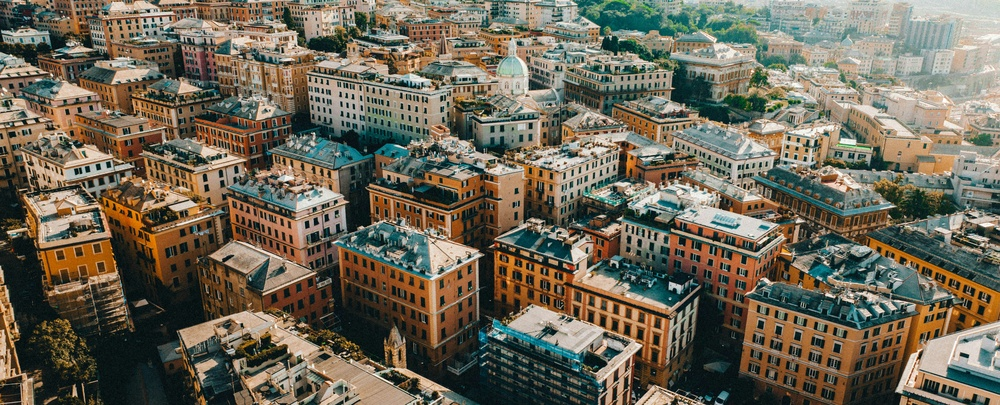
#> input picture Pablo/basicsPillow/imgs/old_builds.jpg, 1000 x 405 px, shrunk from 5272 x 2134 before the run, found by its file name
$ python blurFilter.py
#> lines starting #> are read from the running program, lines starting #| are printed output that depends on the picture
from PIL import Image, ImageFilter
import os
import numpy as np

print(os.getcwd())

#Ajustando diretório das imagens
BASE_DIR = os.path.dirname(__file__)
PATH = os.path.join(BASE_DIR, "..", 'imgs')

#função só pra poder juntar o caminho com arquivo
def in_file(file):
    return os.path.join(PATH, file)

image = Image.open(in_file('old_builds.jpg'))
#> image is the input picture: PIL image 1000x405 RGB; mean R, G, B 110.1, 103.6, 87.3
#image.show()

#ENTENDENDO FILTRO CONVOLUCIONAL
#conceito matemático
#é como um filtro com 2 características:

#1. é um filtro linear => cálculo do novo valor de um pixel a partir de uma combinação linear(somas e multiplicações)
#é como uma média ponderado dos pixels mais próximos

#2. Espacialmente invariante => se comporta nas regiões da imagem, da mesma maneira, não importanto o ponto da imagem

#filtro box => Os pesos da média ponderada são iguais(1/q)
#efeito de borramento
#é o espalhamento da quantidade de luz em um sensor(câmera)

#Imagem(MATRIZ) => filtro convolucional(KERNEL matriz) => Nova imagem com a média ponderada dos pixels vizinhos
#um filtro se comporta da mesma maneira em diferentes canais
#o deslocamento de centro são mais fáceis de manipular
#no caso de bordas, alguma métrica precisa ser implementada, utilizando geralmente padding ou utilizando os valores mais próximos

def show_vertical(image1, image2):
    joinedImage = Image.fromarray(np.vstack(np.array(image1), np.array(image2)))

#implementando utilizando pillow
#utilizar os métodos ImageFilter -> modo BoxBlur
#configurar o radius para configurar a "vizinhança" do pixel
def show_box_blur(image, r=10):
#> called with r = 10
    filtered = image.filter(ImageFilter.BoxBlur(r))
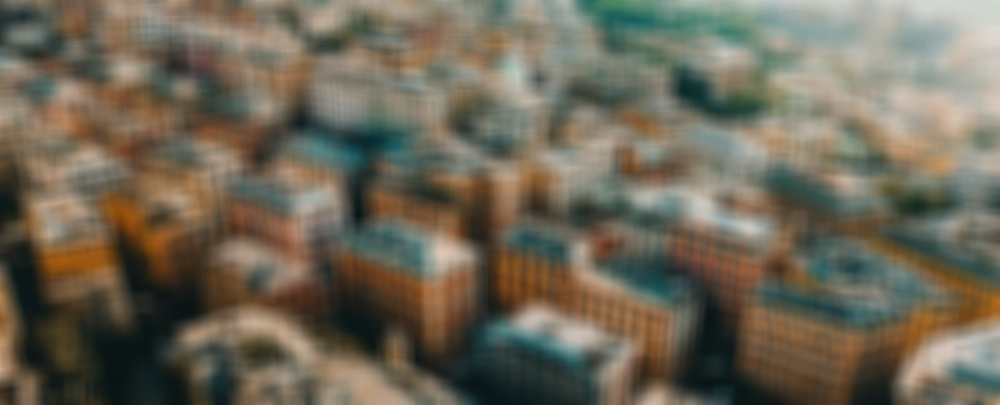
#> filtered: PIL image 1000x405 RGB; mean R, G, B 110.2, 103.6, 87.3

    return filtered

filteredImage = show_box_blur(image,10)
filteredImage.show()

#ATIVIDADE - FAZER FILTRO BOX NA MÃO MANIPULANDO MATRIZES

$ run again, with Pablo/basicsPillow/imgs/S_road.jpg copied over Pablo/basicsPillow/imgs/old_builds.jpg
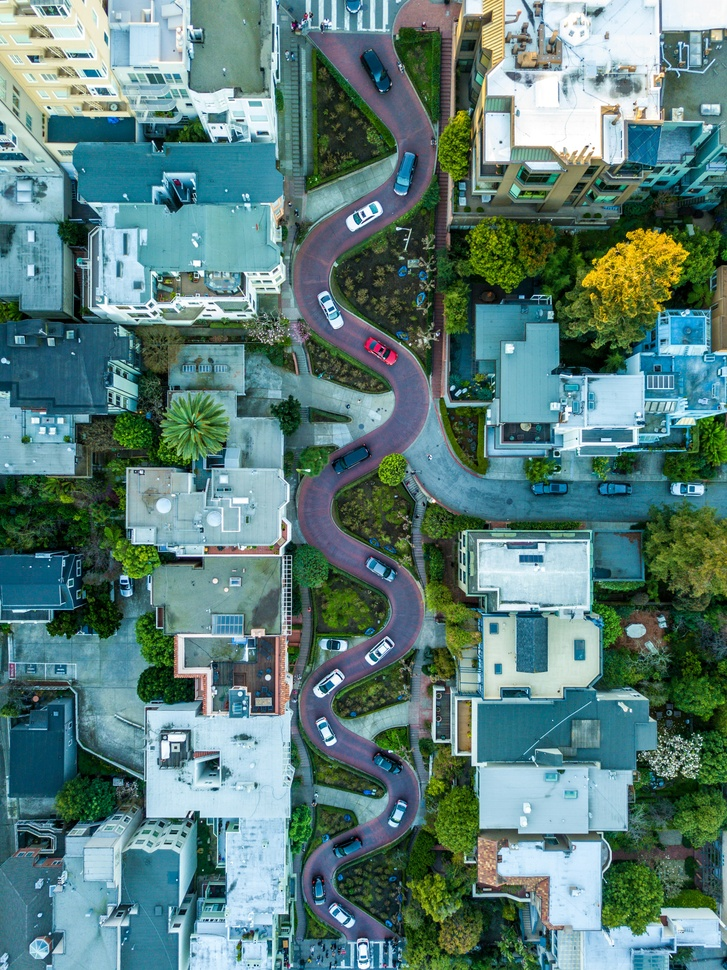
#> input picture Pablo/basicsPillow/imgs/S_road.jpg, 727 x 970 px, shrunk from 2992 x 3992 before the run, found by its file name
#> image is the input picture: PIL image 727x970 RGB; mean R, G, B 91.6, 126.3, 122.1
#> in show_box_blur, `filtered = image.filter(ImageFilter.BoxBlur(r))`:
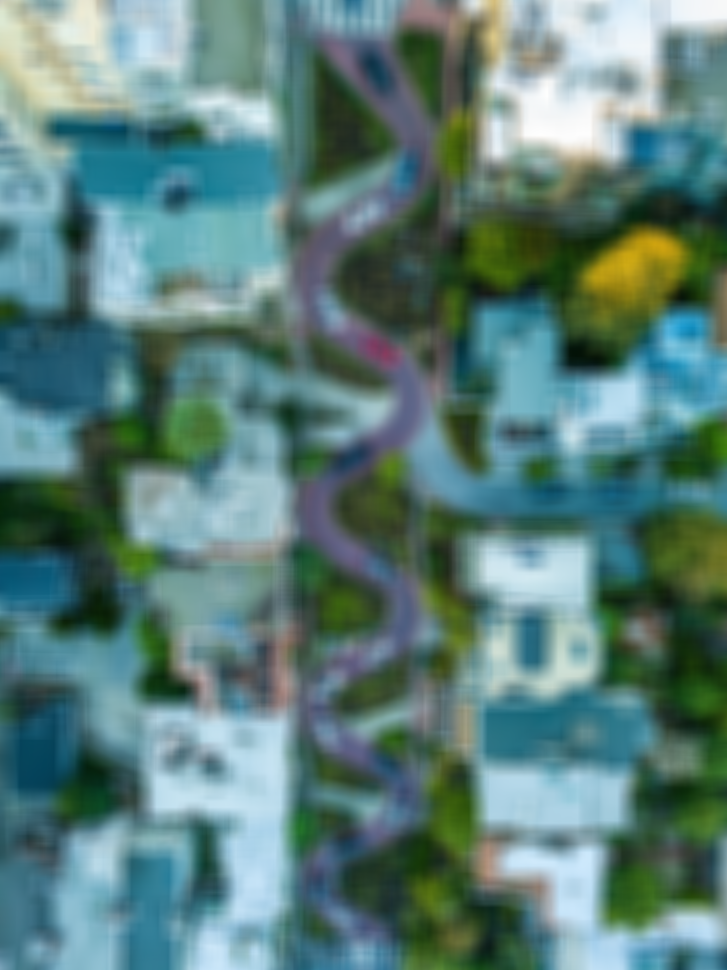
#> filtered: PIL image 727x970 RGB; mean R, G, B 91.6, 126.3, 122.1

$ run again, with Pablo/basicsPillow/imgs/city_camp.jpg copied over Pablo/basicsPillow/imgs/old_builds.jpg
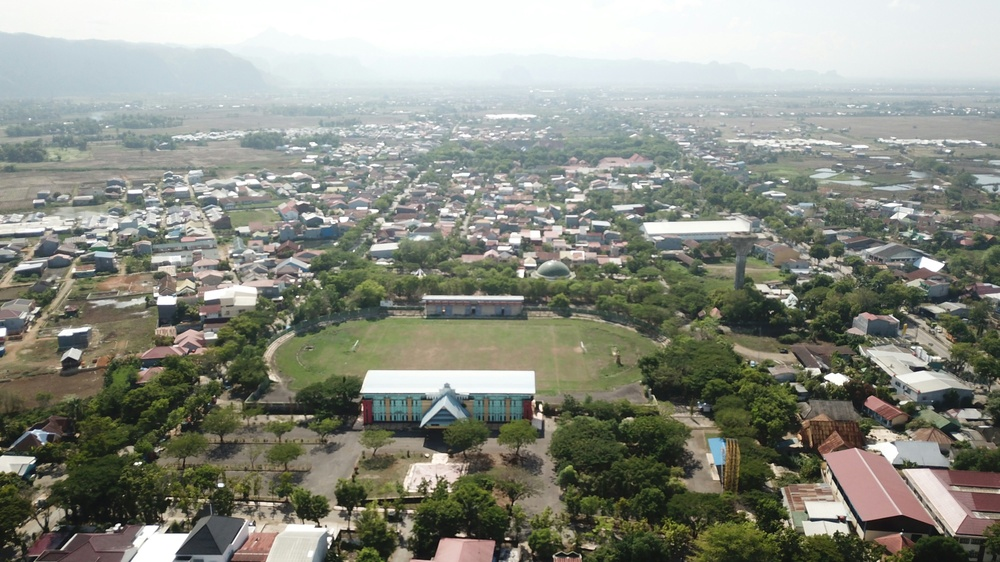
#> input picture Pablo/basicsPillow/imgs/city_camp.jpg, 1000 x 562 px, shrunk from 4000 x 2250 before the run, found by its file name
#> image is the input picture: PIL image 1000x562 RGB; mean R, G, B 137.6, 140.4, 130
#> in show_box_blur, `filtered = image.filter(ImageFilter.BoxBlur(r))`:
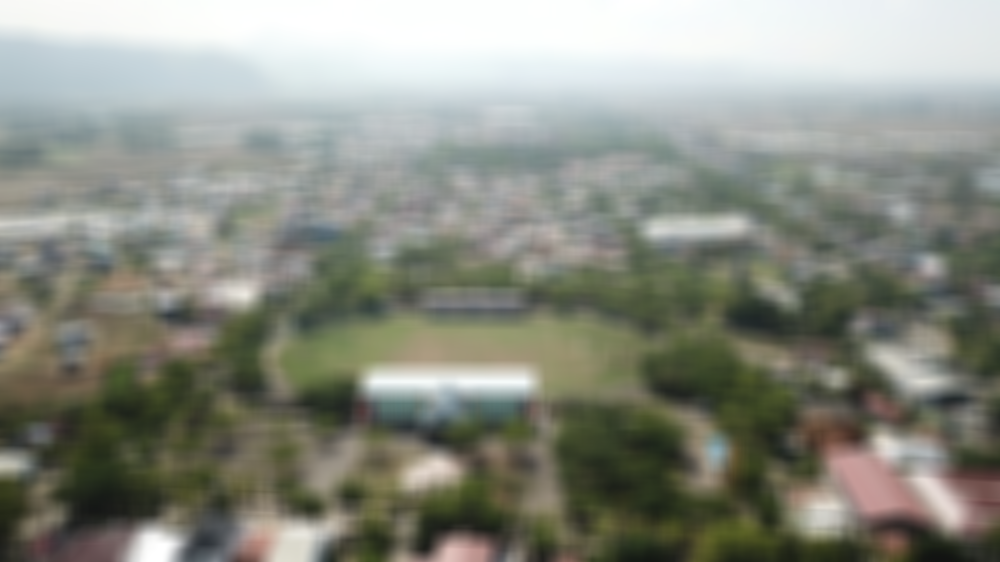
#> filtered: PIL image 1000x562 RGB; mean R, G, B 137.6, 140.4, 130

$ run again, with Pablo/basicsPillow/imgs/city_china.jpg copied over Pablo/basicsPillow/imgs/old_builds.jpg
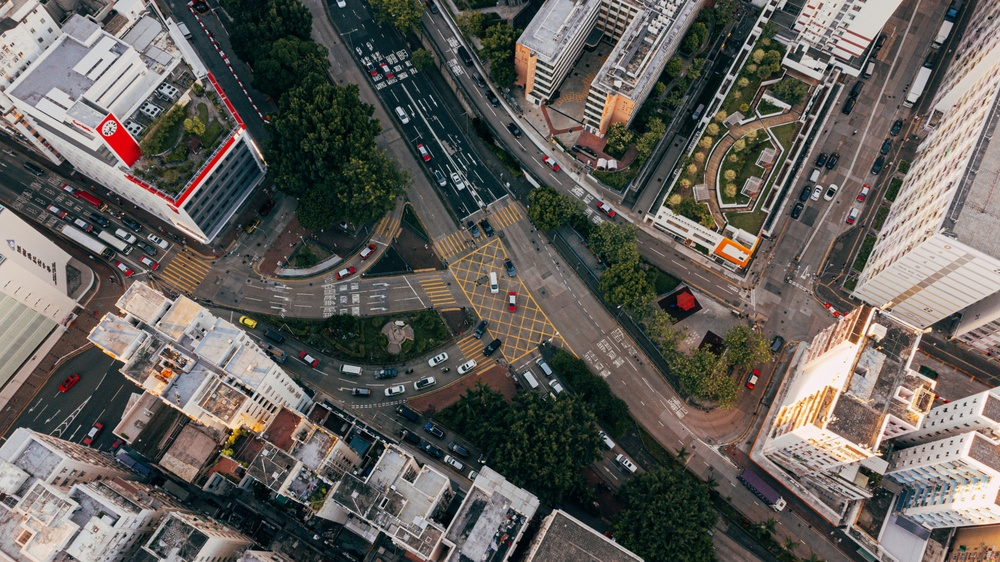
#> input picture Pablo/basicsPillow/imgs/city_china.jpg, 1000 x 562 px, shrunk from 4000 x 2250 before the run, found by its file name
#> image is the input picture: PIL image 1000x562 RGB; mean R, G, B 98.5, 95, 89.9
#> in show_box_blur, `filtered = image.filter(ImageFilter.BoxBlur(r))`:
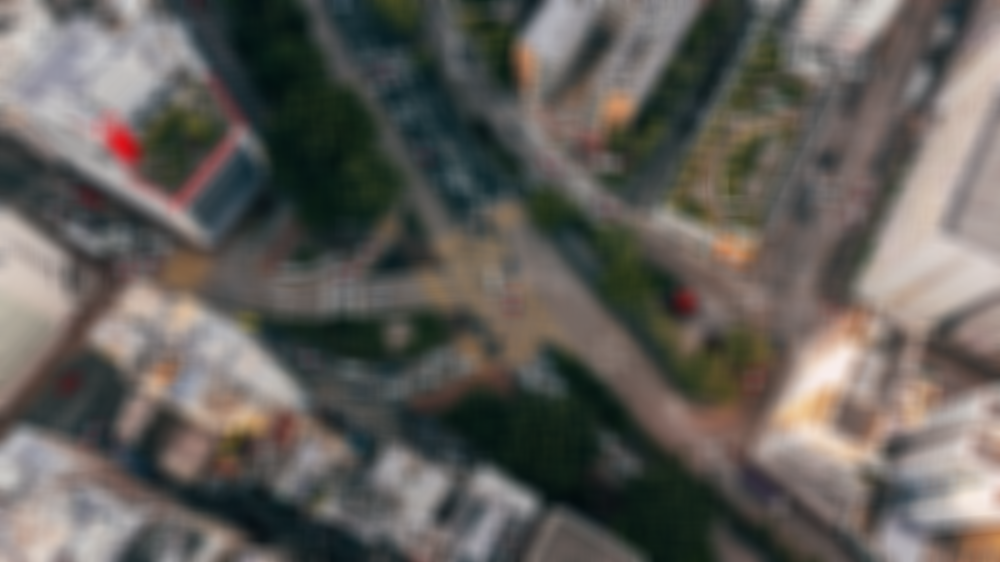
#> filtered: PIL image 1000x562 RGB; mean R, G, B 98.4, 94.9, 89.9
